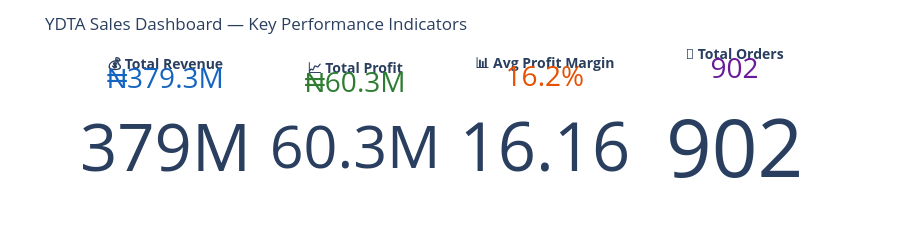

Notebook source saved alongside this figure:
### Code cell
total_revenue = df_balanced['Total_Sales'].sum()
total_profit = df_balanced['Profit'].sum()
avg_margin = df_balanced['Profit_Margin'].mean()
total_orders = df_balanced['Order_ID'].nunique()

fig = go.Figure()

kpis = [
    ('💰 Total Revenue', f'₦{total_revenue/1e6:.1f}M', '#1565C0', total_revenue),
    ('📈 Total Profit', f'₦{total_profit/1e6:.1f}M', '#2E7D32', total_profit),
    ('📊 Avg Profit Margin', f'{avg_margin:.1f}%', '#E65100', avg_margin),
    ('🛒 Total Orders', f'{total_orders:,}', '#6A1B9A', total_orders),
]

for i, (label, display_value, color, value) in enumerate(kpis):
    fig.add_trace(go.Indicator(
        mode='number',
        value=value,
        title={
            'text': f'<b>{label}</b><br>'
                    f'<span style="font-size:28px;color:{color}">{display_value}</span>',
            'font': {'size': 14}
        },
        domain={'row': 0, 'column': i}
    ))

fig.update_layout(
    grid={'rows': 1, 'columns': 4},
    height=160,
    title='YDTA Sales Dashboard — Key Performance Indicators',
    margin={'t': 60, 'b': 10}
)

fig.show()

### Figure 1 — Plotly figure (JSON) as saved in the notebook; plotly's stock layout.template omitted (floating-point values rounded to 4 significant figures)
{"data": [{"domain": {"column": 0, "row": 0}, "mode": "number", "title": {"font": {"size": 14}, "text": "<b>💰 Total Revenue</b><br><span style=\"font-size:28px;color:#1565C0\">₦379.3M</span>"}, "type": "indicator", "value": 379336923}, {"domain": {"column": 1, "row": 0}, "mode": "number", "title": {"font": {"size": 14}, "text": "<b>📈 Total Profit</b><br><span style=\"font-size:28px;color:#2E7D32\">₦60.3M</span>"}, "type": "indicator", "value": 60270000.0}, {"domain": {"column": 2, "row": 0}, "mode": "number", "title": {"font": {"size": 14}, "text": "<b>📊 Avg Profit Margin</b><br><span style=\"font-size:28px;color:#E65100\">16.2%</span>"}, "type": "indicator", "value": 16.16}, {"domain": {"column": 3, "row": 0}, "mode": "number", "title": {"font": {"size": 14}, "text": "<b>🛒 Total Orders</b><br><span style=\"font-size:28px;color:#6A1B9A\">902</span>"}, "type": "indicator", "value": 902}], "layout": {"grid": {"columns": 4, "rows": 1}, "height": 160, "margin": {"b": 10, "t": 60}, "title": {"text": "YDTA Sales Dashboard — Key Performance Indicators"}}}
